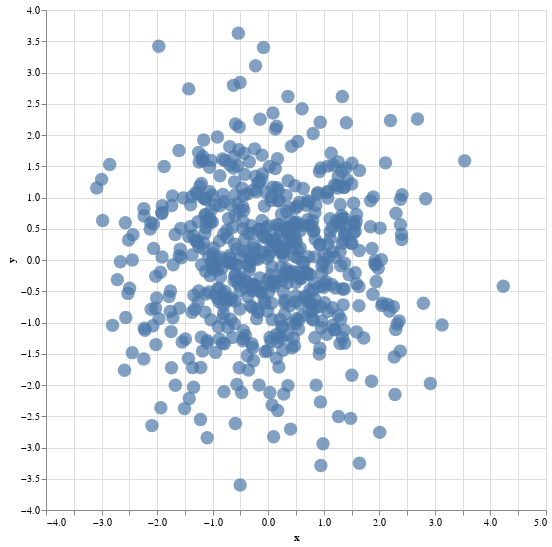

Notebook code for this chart:
### Code cell
alt.themes.enable('opaque')
base = alt.Chart(dataf).properties(
        width=500,
        height=500
    )

base.mark_circle(size=180).encode(x="x", y="y", tooltip="words")

### Figure 1 — Vega-Lite specification as saved in the notebook (floating-point values rounded to 4 significant figures; data arrays with more than 128 entries replaced by an {"elided": "..."} marker saying what was removed)
{"$schema": "https://vega.github.io/schema/vega-lite/v2.6.0.json", "config": {"background": "white", "view": {"height": 300, "width": 400}}, "data": {"name": "data-74a7ed973983995ce993515546300d4d"}, "datasets": {"data-74a7ed973983995ce993515546300d4d": {"elided": "618 records"}}, "encoding": {"tooltip": {"field": "words", "type": "nominal"}, "x": {"field": "x", "type": "quantitative"}, "y": {"field": "y", "type": "quantitative"}}, "height": 500, "mark": {"size": 180, "type": "circle"}, "width": 500}
